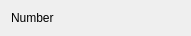
<?xml version="1.0" encoding="UTF-8"?>
<ui version="4.0">
 <class>DialDialog</class>
 <widget class="QWidget" name="DialDialog">
  <property name="geometry">
   <rect>
    <x>0</x>
    <y>0</y>
    <width>191</width>
    <height>32</height>
   </rect>
  </property>
  <property name="windowTitle">
   <string>Form</string>
  </property>
  <layout class="QHBoxLayout" name="horizontalLayout">
   <item>
    <widget class="QLabel" name="label">
     <property name="text">
      <string>Number</string>
     </property>
    </widget>
   </item>
   <item>
    <widget class="KLineEdit" name="numberLine"/>
   </item>
  </layout>
 </widget>
 <customwidgets>
  <customwidget>
   <class>KLineEdit</class>
   <extends></extends>
   <header>klineedit.h</header>
  </customwidget>
 </customwidgets>
 <resources/>
 <connections/>
</ui>
